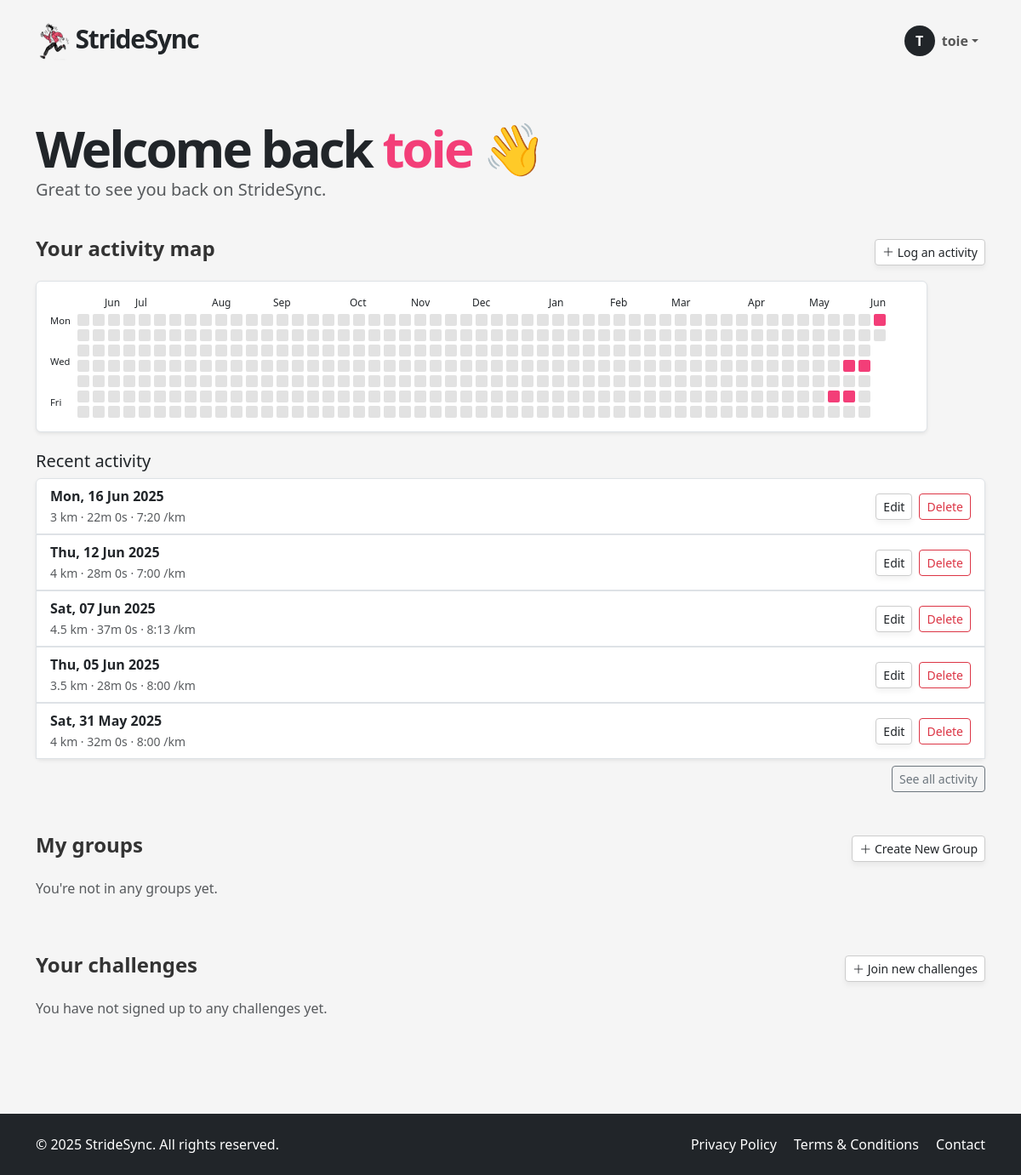
The app's page /dashboard (signed in) with its own data.
### app/models.py (models this page shows, shortened)
class User(UserMixin, db.Model):
    __tablename__ = "users"
    id: so.Mapped[int] = so.mapped_column(primary_key=True)
    email: so.Mapped[str] = so.mapped_column(sa.String(120), index=True, unique=True, nullable=False)
    password_hash: so.Mapped[str] = so.mapped_column(sa.String(256))
    username: so.Mapped[str] = so.mapped_column(sa.String(64), index=True, unique=True, nullable=False)
    role: so.Mapped[UserRole] = so.mapped_column(sa.Enum(UserRole), default=UserRole.USER, nullable=False)
    is_verified: so.Mapped[bool] = so.mapped_column(default=False)
    verification_token: so.Mapped[str] = so.mapped_column(default=lambda: secrets.token_urlsafe(32), nullable=False)
    runs: so.Mapped[list["Run"]] = so.relationship(
        back_populates="user",
        cascade="all, delete-orphan"
    )
    groups: so.Mapped[list["Group"]] = so.relationship(
        secondary=user_groups,
        back_populates="members"
    )
    admin_of_groups: so.Mapped[list["Group"]] = so.relationship(
        secondary=group_admins,
        back_populates="admins"
    )
    challenges: so.Mapped[list["Challenge"]] = so.relationship(
        secondary=user_challenges,
        back_populates="participants"
    )
    joined_challenges: so.Mapped[list["Challenge"]] = so.relationship(
        secondary=user_challenges,
        back_populates="participants"
    )

class Run(db.Model):
    __tablename__ = "runs"
    id: so.Mapped[int] = so.mapped_column(primary_key=True)
    date: so.Mapped[datetime] = so.mapped_column(sa.DateTime(timezone=True), index=True)
    distance: so.Mapped[int] = so.mapped_column(sa.Integer)  # meters
    time: so.Mapped[int] = so.mapped_column(sa.Integer)      # seconds (duration)
    pace: so.Mapped[int] = so.mapped_column(sa.Integer)      # seconds per km
    user_id: so.Mapped[int] = so.mapped_column(sa.ForeignKey("users.id"), index=True)
    user: so.Mapped["User"] = so.relationship(back_populates="runs")
    groups: so.Mapped[list["Group"]] = so.relationship(
        secondary=run_groups,
        back_populates="runs"
    )

### app/routes.py (the view)
@app.route('/dashboard')
@login_required
def dashboard():
    runs = db.session.scalars(
        sa.select(Run).where(Run.user_id == current_user.id)
    ).all()
    distance_by_date = {}
    for run in runs:
        run_date = run.date.date()
        distance_by_date[run_date] = distance_by_date.get(run_date, 0) + run.distance
    today = datetime.utcnow().date()
    start_date = today - timedelta(days=364)
    while start_date.weekday() != 0:
        start_date -= timedelta(days=1)
    heatmap_cells = []
    month_labels = []
    current_month = None
    for week in range(53):
        column = []
        week_start = start_date + timedelta(weeks=week)
        if week_start.month != current_month:
            month_labels.append(month_abbr[week_start.month])
            current_month = week_start.month
        else:
            month_labels.append("")
        for day in range(7):
            date = week_start + timedelta(days=day)
            if date > today:
                column.append(None)
            else:
                column.append({
                    "date": date,
                    "active": date in distance_by_date,
                    "distance": distance_by_date.get(date, 0)
                })
        heatmap_cells.append(column)
    recent_runs = db.session.scalars(
        sa.select(Run)
        .where(Run.user_id == current_user.id)
        .order_by(Run.date.desc())
        .limit(5)
    ).all()
    live_challenges = db.session.scalars(
        sa.select(Challenge).where(Challenge.is_active == True)
    ).all()
    form = LogActivityForm()
    form.groups.choices = [(g.id, g.name) for g in current_user.groups]
    form.challenges.choices = [(c.id, c.name) for c in live_challenges]
    edit_form = EditRunForm()
    delete_form = DeleteRunForm()
    return render_template(
        "dashboard.html",
        user=current_user,
        runs=runs,
        recent_runs=recent_runs,
        heatmap_cells=heatmap_cells,
        month_labels=month_labels,
        live_challenges=live_challenges,
        form=form,
        edit_form=edit_form,
        delete_form=delete_form
    )

### app/models.py (called while the page is built)
@login.user_loader
def load_user(id):
    return db.session.get(User, int(id))

### app/templates/dashboard.html (shortened to what this page needs)
{% extends "base.html" %}
{% block content %}
<section class="py-5">
  <div class="container">
    <h1 class="display-4 fw-bold mb-4 hero-title">
        Welcome back <span>{{ user.username }}</span> 👋
    </h1>
    <p class="lead mt-3 text-muted" style="margin-top: -20px !important; margin-bottom: 40px;">Great to see you back on StrideSync.</p>
    <div class="mb-3">
        <div class="d-flex justify-content-between align-items-center mb-3">
            <h4>Your activity map</h4>
            <a href="#" class="btn btn-soft btn-sm" data-bs-toggle="modal" data-bs-target="#logActivityModal">
              <i class="bi bi-plus-lg"></i> Log an activity
            </a>
        </div>
        <div class="rounded border p-3 bg-white shadow-sm" style="overflow-x: auto; display: inline-block;">
        <div class="d-flex flex-column">
            <div class="d-flex mb-1" style="margin-left: 30px; gap: 4px;">
            <div style="width: 30px;"></div>
            {% for month in month_labels %}
                <div style="width: 14px; text-align: center; font-size: 0.75rem;">{{ month }}</div>
            {% endfor %}
            </div>
            <div class="d-flex" style="gap: 4px;">
            <div class="d-flex flex-column justify-content-between me-1" style="height: 112px;">
                <div style="font-size: 0.7rem;">Mon</div>
                <div style="font-size: 0.7rem;">Wed</div>
                <div style="font-size: 0.7rem;">Fri</div>
            </div>
            {% for week in heatmap_cells %}
                <div class="d-flex flex-column" style="gap: 4px;">
                {% for cell in week %}
                    {% if cell %}
                    <div
                        title="{% if cell.active %}{{ '%.1f'|format(cell.distance) }} km on {{ cell.date.strftime('%d-%m-%y') }}{% else %}{{ cell.date.strftime('%d-%m-%y') }}{% endif %}"
                        style="
                        width: 14px;
                        height: 14px;
                        border-radius: 2px;
                        background-color: {{ '#f33e78' if cell.active else '#e2e2e2' }};
                        transition: background-color 0.2s;"
                    ></div>
                    {% else %}
                    <div style="width: 14px; height: 14px; background-color: transparent;"></div>
                    {% endif %}
                {% endfor %}
                </div>
            {% endfor %}
            </div>
        </div>
        </div>
    </div>
    <div class="mb-5">
      <h5>Recent activity</h5>
        {% if recent_runs %}
        <div class="list-group shadow-sm">
          {% for run in recent_runs %}
          <div class="list-group-item d-flex justify-content-between align-items-center">
            <div>
              <strong>{{ run.date.strftime('%a, %d %b %Y') }}</strong><br>
              <small class="text-muted">
                {{ run.distance }} km · {{ run.time // 60 }}m {{ run.time % 60 }}s ·
                {{ "%d:%02d" % (run.pace // 60, run.pace % 60) }} /km
              </small>
            </div>
            <div class="d-flex gap-2">
              <button class="btn btn-sm btn-soft-white" data-bs-toggle="modal" data-bs-target="#editRunModal{{ run.id }}">Edit</button>
              <form method="POST" action="{{ url_for('delete_run', run_id=run.id) }}" onsubmit="return confirm('Are you sure you want to delete this run?');">
                <button type="submit" class="btn btn-sm btn-outline-danger">Delete</button>
              </form>
            </div>
          </div>
          {% endfor %}
        </div>
          <div class="text-end mt-2">
            <a href="#" class="btn btn-sm btn-outline-secondary">See all activity</a>
          </div>
        {% else %}
          <p class="text-muted">No recent activity found.</p>
        {% endif %}
    </div>
    <div class="mb-5">
      <div class="d-flex justify-content-between align-items-center mb-3">
        <h4>My groups</h4>
        <a href="#" class="btn btn-soft btn-sm">
          <i class="bi bi-plus-lg"></i> Create New Group
        </a>
      </div>
      <div class="row g-3">
        {% for group in current_user.groups %}
          <div class="col-md-4">
            <div class="border rounded p-3 bg-light h-100 shadow-sm">
              <h5 class="mb-1">{{ group.name }}</h5>
              <p class="small text-muted mb-2">{{ group.description[:80] }}...</p>
              {% if group in current_user.admin_of_groups %}
                <span class="badge bg-warning text-dark">Admin</span>
              {% endif %}
              <a href="#" class="stretched-link"></a>
            </div>
          </div>
        {% else %}
          <p class="text-muted">You're not in any groups yet.</p>
        {% endfor %}
      </div>
    </div>
    <div class="mb-5">
      <div class="d-flex justify-content-between align-items-center mb-3">
        <h4>Your challenges</h4>
        <a href="#" class="btn btn-soft btn-sm">
          <i class="bi bi-plus-lg"></i> Join new challenges
        </a>
      </div>
      <div class="list-group ">
        {% for challenge in live_challenges %}
          <div class="list-group-item d-flex justify-content-between align-items-center">
            <div>
              <h6 class="mb-1">{{ challenge.name }}</h6>
              <small class="text-muted">{{ challenge.description }}</small>
            </div>
            <a href="#" class="btn btn-sm btn-outline-success">Join</a>
          </div>
        {% else %}
          <p class="text-muted">You have not signed up to any challenges yet.</p>
        {% endfor %}
      </div>
    </div>
  </div>
</section>
{% endblock %}

### app/templates/base.html (shortened to what this page needs)
<!DOCTYPE html>
<html lang="en">
  <head>
    <link href="https://cdn.jsdelivr.net/npm/bootstrap@5.3.6/dist/css/bootstrap.min.css" rel="stylesheet">
    <link rel="stylesheet" href="{{ url_for('static', filename='style.css') }}">
    <link href="https://cdn.jsdelivr.net/npm/bootstrap-icons@1.10.5/font/bootstrap-icons.css" rel="stylesheet">
  </head>
  <body>
    <header>
      <nav class="navbar navbar-expand-lg">
        <div class="container">
          <a href="/index" class="text-decoration-none logo-container">
            <p class="logo"><img src="{{ url_for('static', filename='img/icon.png') }}" width="40px"> StrideSync</p>
            <div class="collapse navbar-collapse justify-content-between" id="navbarNav">
              <ul class="navbar-nav ms-auto">
              {% if current_user.is_anonymous %}
                <li class="nav-item">
                  <a class="btn btn-dark px-4" href="{{ url_for('login') }}">LOGIN</a>
                </li>
              {% else %}
                <li class="nav-item dropdown">
                  <a class="nav-link dropdown-toggle d-flex align-items-center" href="#" id="userDropdown" role="button" data-bs-toggle="dropdown" aria-expanded="false">
                    <div class="avatar-circle bg-dark text-white rounded-circle d-flex justify-content-center align-items-center me-2" style="width: 36px; height: 36px; font-weight: bold;">
                      {{ current_user.username[0]|upper }}
                    </div>
                    <span class="fw-semibold">{{ current_user.username }}</span>
                  </a>
                </li>
              {% endif %}
              </ul>
            </div>
          </a>
        </div>
      </nav>
    </header>
    <main>
    {% block content %}{% endblock %}
    </main>
    <footer class="bg-dark text-white py-4">
      <div class="container d-flex flex-column flex-md-row justify-content-between align-items-center">
        <div class="mb-2 mb-md-0">
          &copy; 2025 StrideSync. All rights reserved.
        </div>
        <div>
          <a href="/privacy" class="text-white text-decoration-none me-3">Privacy Policy</a>
          <a href="/terms" class="text-white text-decoration-none me-3">Terms & Conditions</a>
          <a href="/contact" class="text-white text-decoration-none">Contact</a>
        </div>
      </div>
    </footer>
  </body>
</html>

### app/static/style.css (style rules this page uses)
body { background-color: #f5f5f5; }
html, body { height: 100%; margin: 0; display: flex; flex-direction: column; }
main { flex: 1; }
footer { background-color: #333; }
h4 { font-weight: 700; color: #333; }
a { color: #f33e78; }
.logo { font-size: 30px; font-weight: 700; letter-spacing: -1.3px; margin-top: 15px; }
.hero-title { font-weight: 900 !important; font-size: 60px; letter-spacing: -3px; line-height: 60px; }
.hero-title span { color: #f33e78; }
.btn-soft, .btn-soft-white { background: white; border: 1px solid #ccc; box-shadow: 0 4px 6px rgba(0,0,0,0.05); }
.logo-container { color: unset; }
html { scroll-behavior: smooth; }

### records on screen
User: username "T", username "toie"
Run: date "Mon, 16 Jun 2025", distance "3", time "22", run.time%60 "0", pace "7:20"
Run: date "Thu, 12 Jun 2025", distance "4", time "28", run.time%60 "0", pace "7:00"
Run: date "Sat, 07 Jun 2025", distance "4.5", time "37", run.time%60 "0", pace "8:13"
Run: date "Thu, 05 Jun 2025", distance "3.5", time "28", run.time%60 "0", pace "8:00"
Run: date "Sat, 31 May 2025", distance "4", time "32", run.time%60 "0", pace "8:00"

### other values on screen
{{ month }} "Jun" "Jul" "Aug" "Sep" "Oct" "Nov" "Dec" "Jan" "Feb" "Mar" "Apr" "May" "Jun"
